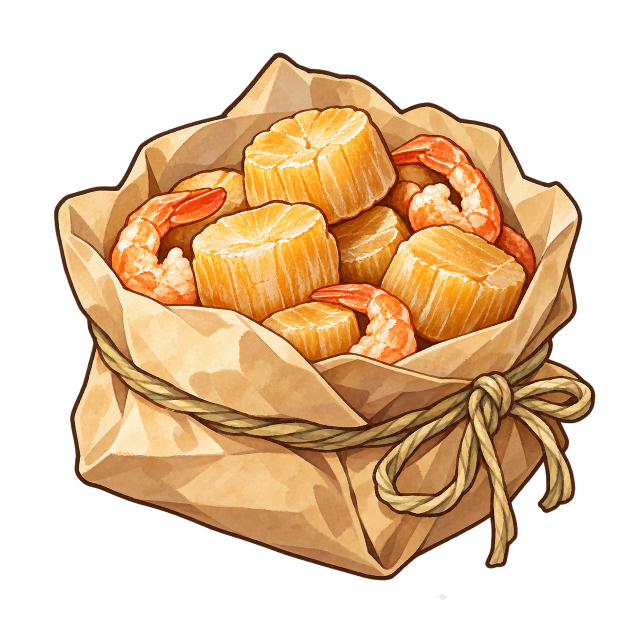
#> input picture 新建文件夹/干贝海味包.png, 1254 x 1254 px (shown at 1/2 size)
$ python trace_seafood.py '../新建文件夹/干贝海味包.png'   (older library calls are emulated)
#> lines starting #> are read from the running program, lines starting #| are printed output that depends on the picture; after the words box and inside, x2 and y2 are one past the last pixel; in counts of white or black regions, pixels touching at a corner belong together
### WhiteModel/trace_packs.py
"""What the traces of the packed ingredients share (trace_pancake.py, trace_sauerkraut.py, trace_seafood.py,
trace_pickle_base.py, trace_rice_prep.py), on top of trace_common: the art loaded, its colours as a map the model is
tinted from (the art's own colours, its broad light and shade taken out, for the shader puts its own back), each
piece's surface closed so that it can be seen from all round, and the traced data written for
sacks.traced_pack (food_models/traced_<id>.json and its _paint.npz: the paint channels and the colour map).
"""
import json
import os

import cv2
import numpy as np
from PIL import Image

from trace_common import (Camera, contour_points, disk, fill_holes, largest, neighbours, oriented, outline_mesh,
                          profile, raster, shading_band, smooth_inner, u8)

HERE = os.path.dirname(os.path.abspath(__file__))
ART_DIR = os.path.join(HERE, '..', '新建文件夹')


class Art:
    """The art: rgba, rgb, its alpha mask, hue (degrees), saturation and value (0-1) and luminance (0-255)."""

    def __init__(self, name):
#> called with name = '干贝海味包.png'
        self.rgba = np.asarray(Image.open(os.path.join(ART_DIR, name)).convert('RGBA'))
#> self.rgba is the input picture: shape (1254, 1254, 4); mean R, G, B, A 109.4, 79.2, 46.6, 133
        self.rgb = np.ascontiguousarray(self.rgba[..., :3])
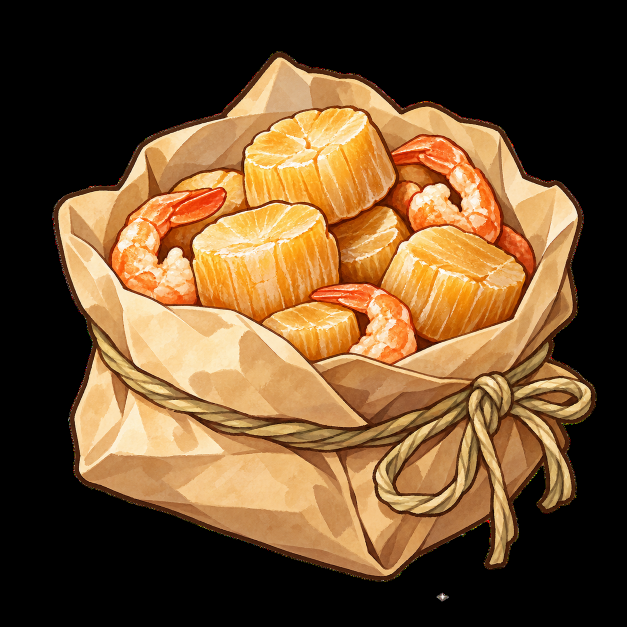
#> self.rgb: shape (1254, 1254, 3) (shown at 1/2 size); mean R, G, B 109.4, 79.2, 46.6
        self.alpha = self.rgba[..., 3] > 128
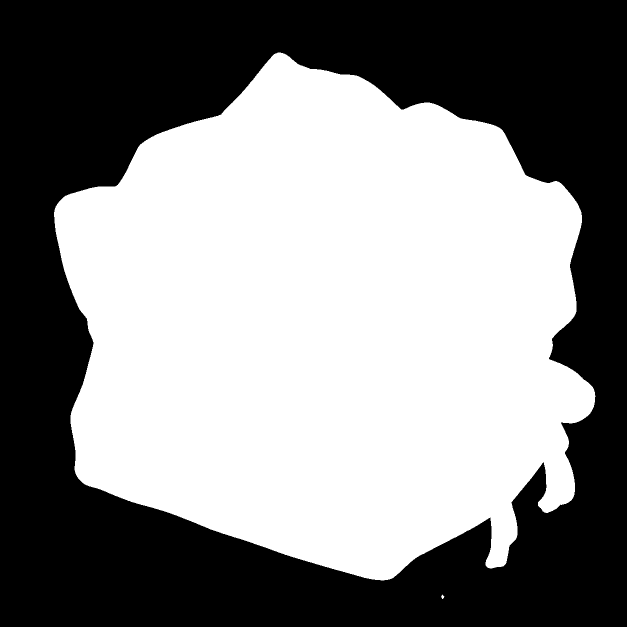
#> self.alpha: shape (1254, 1254) bool (shown at 1/2 size); 52.6% white; 1 black region, box (x1, y1, x2, y2) and area: (0, 0, 1254, 1254) 745466
        hsv = cv2.cvtColor(self.rgb, cv2.COLOR_RGB2HSV_FULL).astype(np.float32)
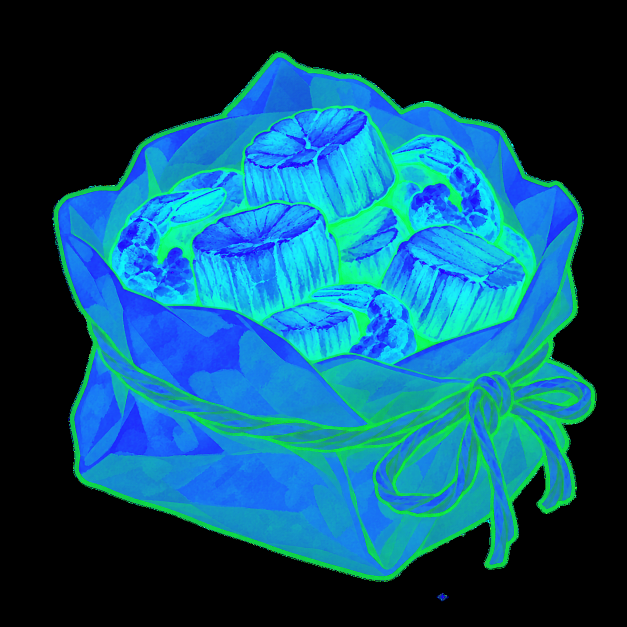
#> hsv: shape (1254, 1254, 3) float32 (shown at 1/2 size); mean R, G, B 11.9, 81.8, 109.4
        self.h, self.s, self.v = hsv[..., 0] * 360 / 256, hsv[..., 1] / 255, hsv[..., 2] / 255
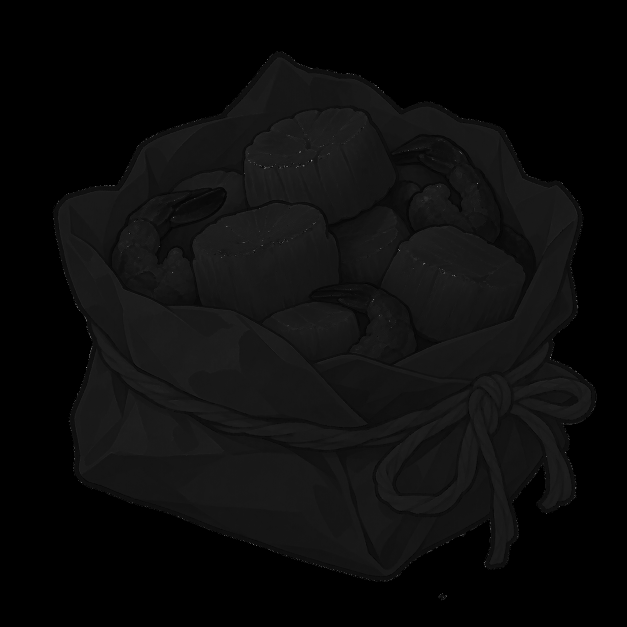
#> self.h: shape (1254, 1254) float32 (shown at 1/2 size); min 0, max 358.6, mean 16.8; drawn with min black and max white
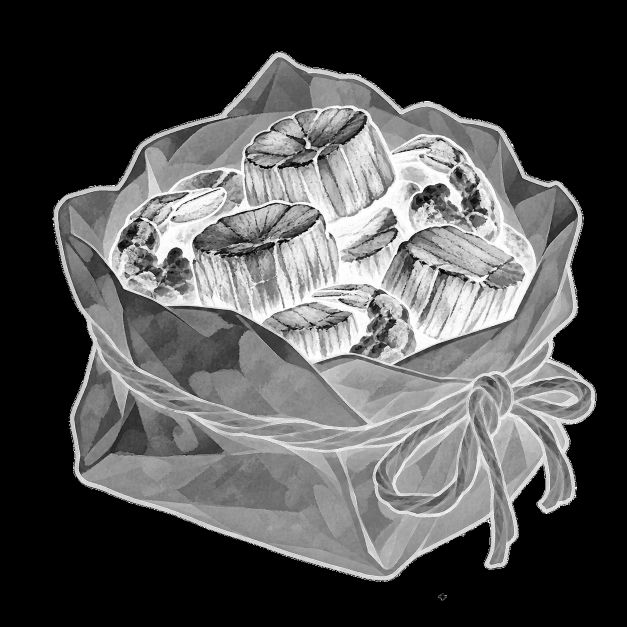
#> self.s: shape (1254, 1254) float32 (shown at 1/2 size); min 0, max 1, mean 0.321
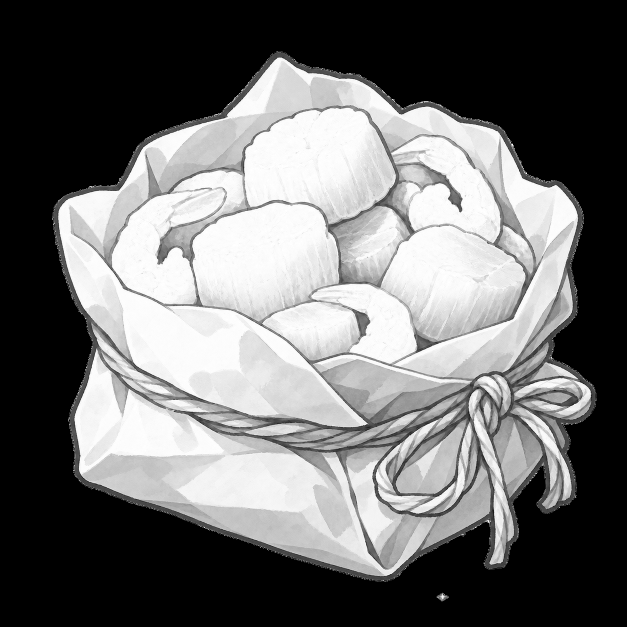
#> self.v: shape (1254, 1254) float32 (shown at 1/2 size); min 0, max 1, mean 0.429
        self.lum = self.rgb.astype(np.float32) @ np.array([0.3, 0.59, 0.11], np.float32)
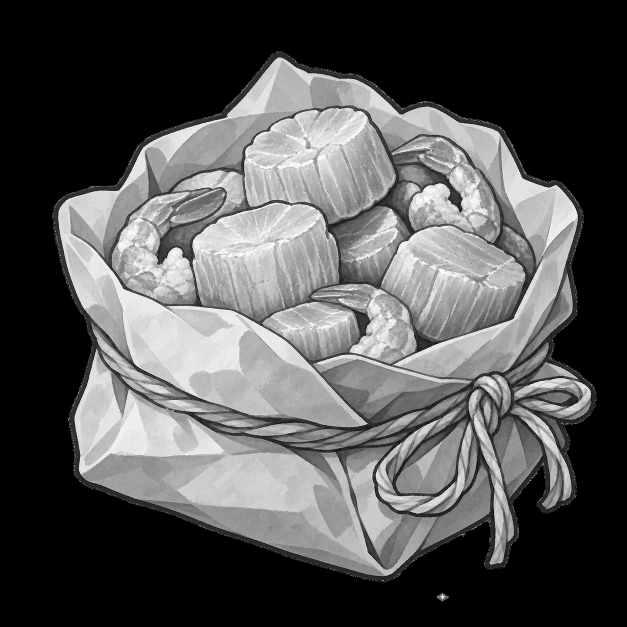
#> self.lum: shape (1254, 1254) float32 (shown at 1/2 size); min 0, max 255, mean 84.7
        self.H, self.W = self.alpha.shape
        self.yy, self.xx = np.mgrid[0:self.H, 0:self.W]


# [32 lines left out: functions colour_map, mean_colour, not called in this run]


def shade_hex(hexc, f=0.82, warm=(1.0, 0.95, 0.9)):
    c = [int(hexc[i:i + 2], 16) for i in (1, 3, 5)]
    return '#%02x%02x%02x' % tuple(int(min(255, x * f * w)) for x, w in zip(c, warm))


# [65 lines left out: functions zbuffer, piece_mesh, closed_over, depth_at, piece_record, write and 1 more, not called in this run]

### WhiteModel/trace_common.py
"""Shared tools for tracing a dish's art into its model (勾勒), used by trace_d10.py and trace_d18.py (trace_d06.py and
trace_d23.py came first and carry their own): the art's camera, the dish's surface under the food, cutting the art
into pieces, their colours, and each piece as a surface over its outline in the art, so that from the art's camera
it covers exactly what the art paints, its 3D shape a rounded mound (lying) or a rounded lens (standing).
"""
import heapq
import json
import math
import os
import subprocess
import tempfile

import cv2
import numpy as np
from PIL import Image, ImageDraw, ImageFont

HERE = os.path.dirname(os.path.abspath(__file__))
u8 = lambda m: m.astype(np.uint8)
disk = lambda r: cv2.getStructuringElement(cv2.MORPH_ELLIPSE, (2 * r + 1, 2 * r + 1))


# [5 lines left out: function fill_holes, not called in this run]


def largest(m):
    n, cc, st, _ = cv2.connectedComponentsWithStats(u8(m))
    return cc == 1 + np.argmax(st[1:, cv2.CC_STAT_AREA]) if n > 1 else m.astype(bool)


class Camera:
    """The art as an orthographic view from straight in front, `el` degrees up, k px a metre, the world's origin
    at the art pixel (u0, v0): X = u0 + k·x, Y = v0 - k·(y·sin el + z·cos el)."""

    def __init__(self, el, k, u0, v0):
        self.el, self.k, self.u0, self.v0 = el, k, u0, v0
        self.se, self.ce = math.sin(math.radians(el)), math.cos(math.radians(el))
        self.toward = np.array([0.0, -self.ce, self.se])        # from the food towards the camera
        self.away = -self.toward

    def project(self, x, y, z):
        return (self.u0 + self.k * np.asarray(x),
                self.v0 - self.k * (np.asarray(y) * self.se + np.asarray(z) * self.ce))

    # [5 lines left out: function on_ray, not called in this run]

    def depth(self, P):
        P = np.asarray(P)
        return P[..., 1] * self.ce - P[..., 2] * self.se

    # [28 lines left out: functions plane_depth, backproject, not called in this run]


class Grid:
    """Heights over a world grid (x, y), step metres apart, sampled bilinearly."""

    def __init__(self, z, x0, y0, step):
        self.z, self.x0, self.y0, self.step = z, x0, y0, step

    # [9 lines left out: function __call__, not called in this run]

    def xy(self):
        n_y, n_x = self.z.shape
        return np.meshgrid(self.x0 + np.arange(n_x) * self.step, self.y0 + np.arange(n_y) * self.step)

    # [37 lines left out: function top_of, not called in this run]


def dish_mesh(build, blender='E:/blender.exe'):
    """The dish the food lies on (its plate or bowl and its sauce), built by Blender from `build`: python making the
    Part `p` with food_models' helpers. Its vertices and triangles."""
    fd, path = tempfile.mkstemp(prefix='trace_dish_', suffix='.json')   # its own file: traces may run side by side
    os.close(fd)
    script = '\n'.join([
        'import sys, json, bmesh',
        'sys.path.insert(0, %r)' % HERE,
        'from food_models.core import *',
        'from food_models.plates import *',
        'p = Part()',
        build,
        'bm = p.bm',
        'bmesh.ops.triangulate(bm, faces=bm.faces[:])',
        'bm.verts.index_update()',
        "json.dump({'V': [list(v.co) for v in bm.verts], 'T': [[v.index for v in f.verts] for f in bm.faces]},"
        ' open(%r, "w"))' % path])
    subprocess.run([blender, '-b', '--factory-startup', '--python-expr', script], check=True,
                   stdout=subprocess.DEVNULL, stderr=subprocess.DEVNULL)
    with open(path) as fh:
        d = json.load(fh)
    os.remove(path)
    return np.array(d['V']), np.array(d['T'])


# ------------------------------------------------------------------ cutting the art into pieces

# [589 lines left out: functions flood, seeded_pieces, split, grow, posterize, paint_channels and 17 more, not called in this run]

### WhiteModel/trace_seafood.py
"""Traces 干贝海味包's art (新建文件夹/干贝海味包.png) so that the dried scallops and shrimp heaped in its paper bag are
modelled 1:1 (勾勒): writes food_models/traced_seafood.json and its colours (_paint.npz), which sacks.seafood builds the
item from, and a tracing sheet.

    python WhiteModel/trace_seafood.py [--sheet <out.png>]

1. The art's camera, at the icons' 35°, fitted so that the item built before covered the art's silhouette best
   (IoU 0.959); the bag and the heap closing it (sacks.seafood_bag, built by Blender) for what the pieces lie on.
2. The pieces: a flood of the art seeded by strokes inside each scallop and shrimp (read off the art by eye) and on
   the paper round them, the art's ink lines walls.
3. Each a solid over its outline lying on the heap: a scallop a squat drum, flat on top, steep down its sides; a
   shrimp round across like a tube; each closed down to the heap. Their colours the art's own (the colour map), the
   scallops' pale tops painted on; the paper's colours from the art too, its creases and folds as the art paints them.
"""
import sys

import cv2
import numpy as np

from trace_common import Camera, contour_points, dish_mesh, disk, lying, neighbours, profile, seeded_pieces, \
    shading_band, smooth_inner, u8
from trace_packs import Art, colour_map, mean_colour, piece_mesh, piece_record, sheet, write, zbuffer

ART = '干贝海味包.png'
CAM = Camera(35.0, 3639.3, 649.9, 944.2)
BAG = "from food_models.sacks import seafood_bag\nseafood_bag(p)"
SCALLOPS = {
    'S1': [(560, 250), (680, 262), (620, 340), (540, 330), (740, 300), (760, 360)],
    'S2': [(400, 470), (520, 450), (600, 500), (500, 560), (430, 540)],
    'S3': [(700, 480), (760, 510), (720, 540)],
    'S4': [(850, 520), (950, 540), (900, 620), (1000, 600)],
    'S5': [(560, 650), (640, 660)],
    'S6': [(360, 360), (430, 372)],
}
SHRIMP = {
    'P1': [(260, 560), (250, 500), (280, 440), (340, 412), (400, 402)],
    'P2': [(820, 302), (900, 312), (950, 360), (960, 430), (900, 452)],
    'P3': [(650, 597), (720, 602), (790, 640), (800, 700)],
    'P4': [(1030, 480), (1040, 530)],
}
PAPER = [[(230, 262), (300, 282)], [(200, 625), (300, 655)], [(450, 722), (550, 732)], [(900, 705), (1000, 695)],
         [(1085, 400), (1090, 360)], [(452, 232), (470, 222)], [(805, 250), (850, 222)], [(150, 500), (160, 600)],
         [(700, 160), (800, 175)], [(1100, 600), (1120, 650)]]
CHANNELS = ['top']


def main():
    art = Art(ART)
    H, W = art.H, art.W
    V, T = dish_mesh(BAG)
    zb, _ = zbuffer(CAM, V, T, H, W)
    names = list(SCALLOPS) + list(SHRIMP)
    strokes = {i + 1: st for i, st in enumerate(list(SCALLOPS.values()) + list(SHRIMP.values()))}
    edge = art.alpha & ~cv2.erode(u8(art.alpha), disk(40)).astype(bool)
    zone = art.alpha & ~edge                     # the bag's outside edge is paper
    labels = seeded_pieces(art.rgb, zone, strokes, PAPER)
    items = labels > 0
    scal = np.isin(labels, range(1, len(SCALLOPS) + 1))
    lum_s = cv2.GaussianBlur(art.lum, (0, 0), 4.0)
    top = scal & (lum_s > 182) & (cv2.GaussianBlur(art.s, (0, 0), 4.0) < 0.8)   # the pale cut tops
    top = cv2.morphologyEx(u8(top), cv2.MORPH_OPEN, disk(3))
    top = cv2.morphologyEx(top, cv2.MORPH_CLOSE, disk(4)).astype(bool)
    nn, cc, st, _ = cv2.connectedComponentsWithStats(u8(top))
    keep = np.zeros(nn, bool)
    keep[1:] = st[1:, cv2.CC_STAT_AREA] >= 600
    top = keep[cc]
    paint = np.clip(cv2.GaussianBlur(top.astype(np.float32), (0, 0), 1.5) * 255 + 0.5, 0, 255).astype(np.uint8)[..., None]
    paper = art.alpha & ~items
    colour = np.maximum(colour_map(art, [items], flatten=0.3, sigma=40, ink=0.3),
                        colour_map(art, [paper], flatten=0.55, sigma=45, ink=0.35) * (~items)[..., None])
    print('[trace] colours: scallop side', mean_colour(art, scal & ~top), 'top', mean_colour(art, top),
          'shrimp', mean_colour(art, items & ~scal), 'paper', mean_colour(art, paper & (art.v > 0.5)), flush=True)
    heap = lambda u, v: None
    # the heap the pieces lie on: what the bag's model shows there (its heap, or its paper where a piece runs over it)
    s_floor = float(np.nanmin(zb[np.isfinite(zb)]))
    pieces = []
    lab = np.zeros((H, W), np.int32)
    for k, name in enumerate(names, 1):
        m = labels == k
        if m.sum() < 800:
            continue
        is_s = name.startswith('S')
        extra = contour_points([top & m], 16.0) if is_s else None
        mk, uv, tris, nb, d, R, lean = piece_mesh(CAM, m, 0.015 if is_s else 0.011, 0.005, ring=0.0007,
                                                  smooth_px=3.0, extra=extra, margin=2.5)
        iy = np.clip(np.round(uv[:, 1]).astype(int), 0, H - 1)
        ix = np.clip(np.round(uv[:, 0]).astype(int), 0, W - 1)
        band = shading_band(art.lum, mk, 2.5, 12.0)[iy, ix]
        if is_s:   # a squat drum: flat on top (its pale top and all behind it), its side falling to its foot in front
            tm = top & mk
            yb = np.where(mk.any(0), H - 1 - np.argmax(mk[::-1], 0), 0).astype(float)
            yf = np.where(mk.any(0), np.argmax(mk, 0), 0).astype(float)
            yt = np.where(tm.any(0), H - 1 - np.argmax(tm[::-1], 0), yb - 0.4 * (yb - yf)).astype(float)
            cols = mk.any(0) & tm.any(0)
            hgt = float(np.clip(np.median((yb - yt)[cols]) / (CAM.k * CAM.ce) if cols.any() else 0.02, 0.012, 0.032))
            tt = np.clip((yb[ix] - uv[:, 1]) / np.maximum(yb[ix] - yt[ix], 4.0), 0, 1)
            L = 0.001 + hgt * tt ** 0.8 + 0.0012 * band * (tt > 0.98) + 0.0015 * np.clip(d / (0.2 * R), 0, 1) * (tt > 0.98)
        else:      # round across, like a tube
            L = profile(d, R, float(np.clip(0.8 * R, 0.004, 0.012)), 0.0008, 0.0, lean, 0.0015, band)
        L = smooth_inner(L, nb, neighbours(len(uv), tris))
        # what it lies on: the heap under it, read from the bag's depths along each ray (a height field from them)
        from trace_common import Grid
        P0 = CAM.on_ray(uv[:, 0], uv[:, 1], np.where(np.isfinite(zb[iy, ix]), zb[iy, ix], s_floor))
        zmin = float(np.percentile(P0[:, 2], 20))
        base = lambda x, y, z=zmin: np.full_like(np.asarray(x, float), z)
        P, Tt = lying(CAM, uv, tris, nb, L, base, close=lambda x, y, z=zmin: np.full_like(np.asarray(x, float), z - 0.004))
        pieces.append(piece_record(name, 'scallop' if is_s else 'shrimp', 'HaiScallop' if is_s else 'HaiShrimp', nb,
                                   P, Tt, paint=[(0, 'HaiScallopTop')] if is_s else [], ink=(1.8, 3.0), tint=0.85,
                                   extra={'closed': len(uv),
                                          'tint_mats': ['HaiScallop', 'HaiScallopTop'] if is_s else ['HaiShrimp']}))
        lab[mk & (lab == 0)] = len(pieces)
    print(f'[trace] {len(pieces)} pieces, {sum(len(p["tris"]) for p in pieces)} triangles', flush=True)
    write('seafood', CAM, pieces, paint, colour, CHANNELS)
    if '--sheet' in sys.argv:
        sheet(sys.argv[sys.argv.index('--sheet') + 1], art, lab, [p['name'] for p in pieces],
              ('原图上的描线（蓝：每一块）', f'描出的 {len(pieces)} 块：干贝、虾'), crop=(100, 120, 1200, 800))


if __name__ == '__main__':
#> (the run stopped early here; a loop or call above may not have finished)

$ run again, with 新建文件夹/冷淘.png copied over 新建文件夹/干贝海味包.png
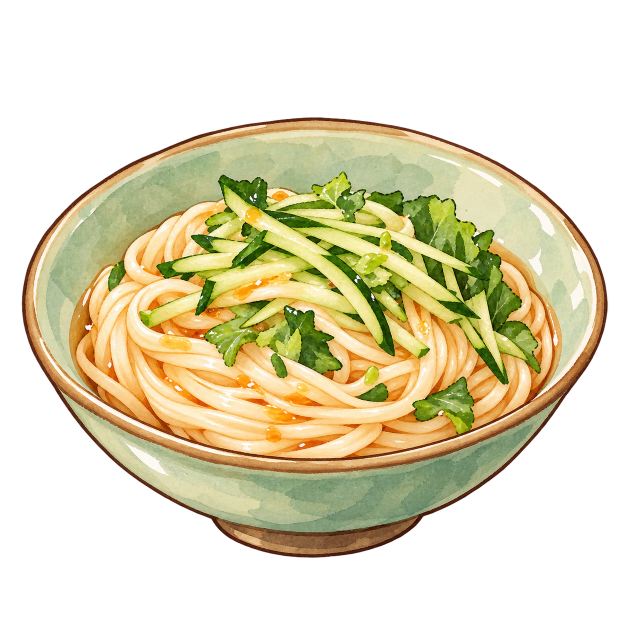
#> input picture 新建文件夹/冷淘.png, 1254 x 1254 px (shown at 1/2 size)
#> in __init__, self.rgba is the input picture: shape (1254, 1254, 4); mean R, G, B, A 93.4, 85.6, 54.5, 121.9
#> in __init__, `self.alpha = self.rgba[..., 3] > 128`:
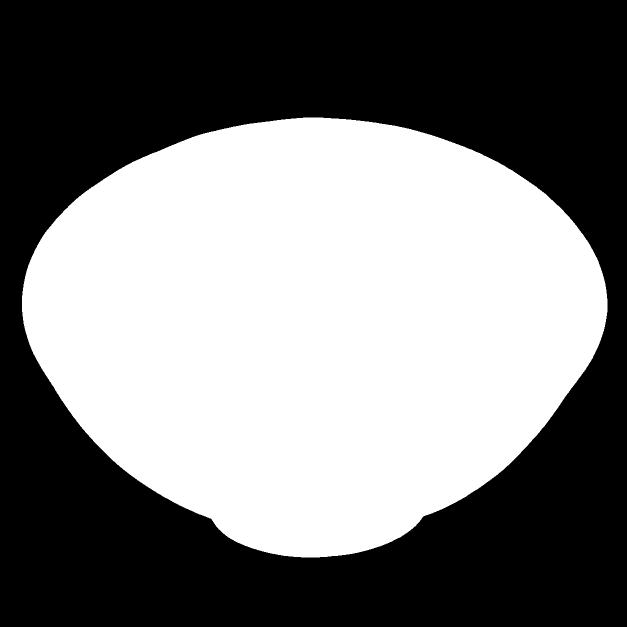
#> self.alpha: shape (1254, 1254) bool (shown at 1/2 size); 48.2% white; 1 white region, box (x1, y1, x2, y2) and area: (44, 235, 1215, 1115) 758352
#> in __init__, `self.lum = self.rgb.astype(np.float32) @ np.array([0.3, 0.59, 0.11], n..`:
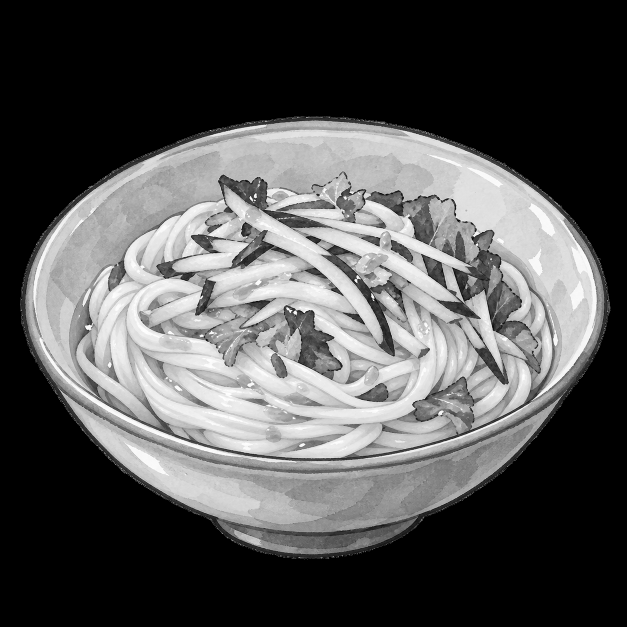
#> self.lum: shape (1254, 1254) float32 (shown at 1/2 size); min 0, max 255, mean 84.5
